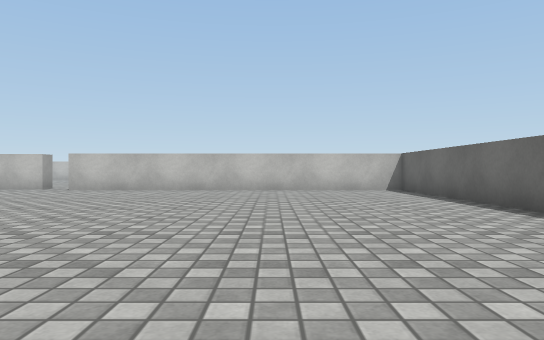
View 1 (above)

24 first-person views from a walk through a scene from a Unity 3-D project. The camera is 0.55 m above the floor, looks level and sees 70° across. The floor is counted in squares, 1 m on a side. Each view is taken from the middle of a square. On the plan, view 1 faces up. The plan holds only what a view shows up to about 10 squares ahead; the rest is blank. The place goes on beyond the plan. The player is left out. Surface patterns are stand-ins for the level's own textures.

View 2
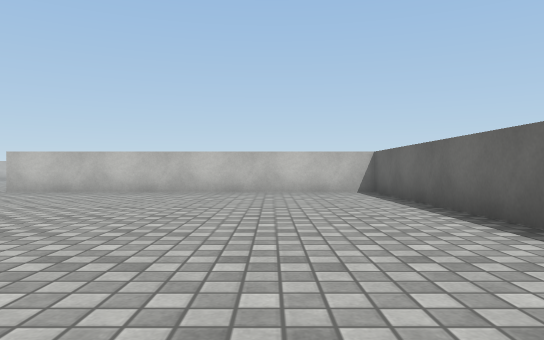

View 3
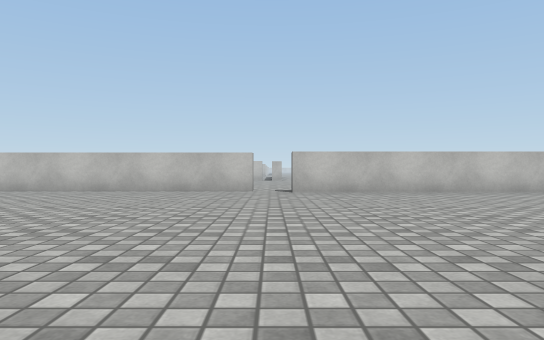

View 4
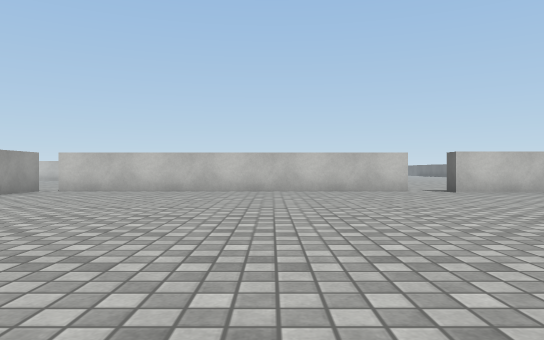

View 5
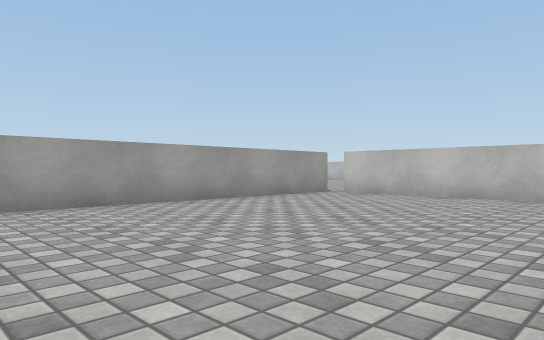

View 6
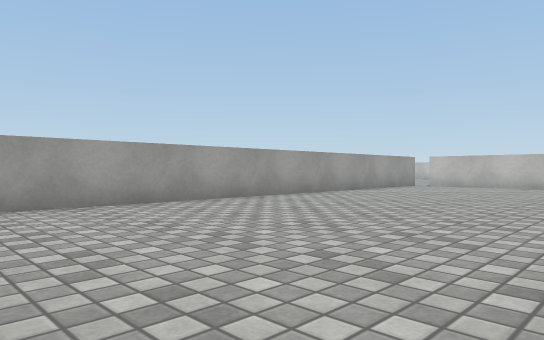

View 7
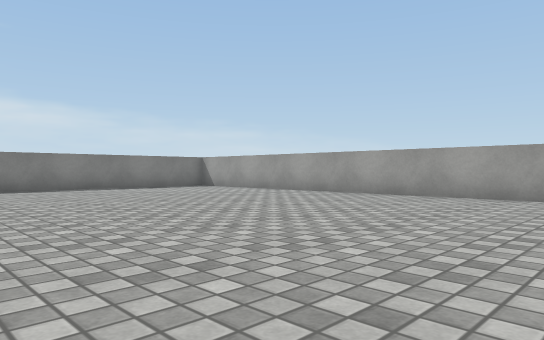

View 8
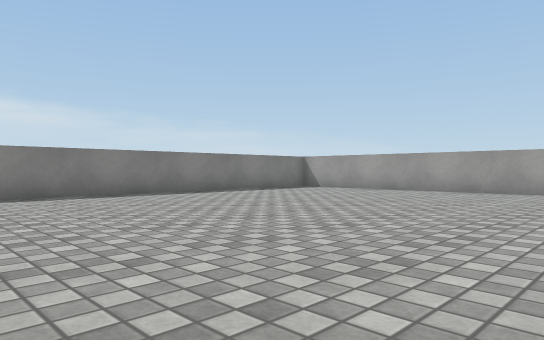

View 9
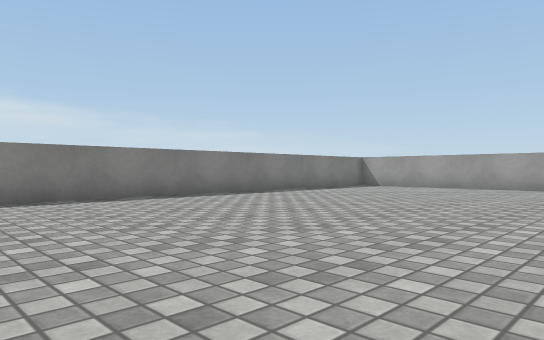

View 10
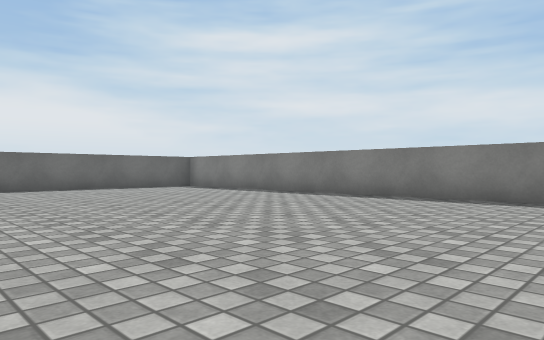

View 11
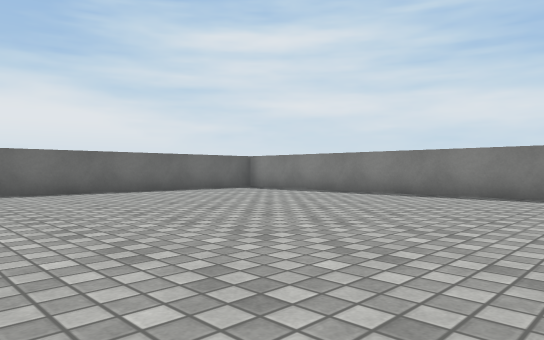

View 12
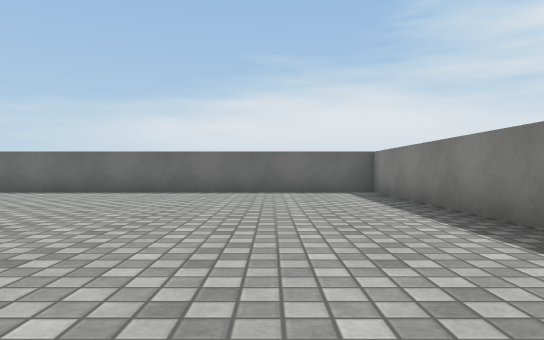

View 13
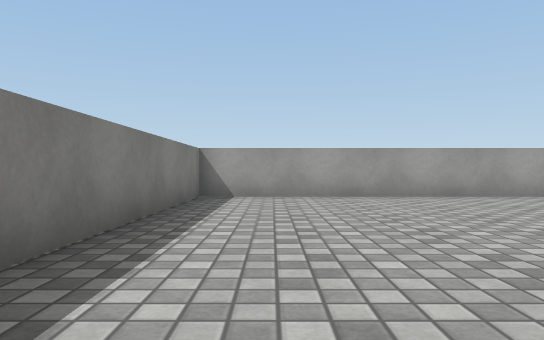

View 14
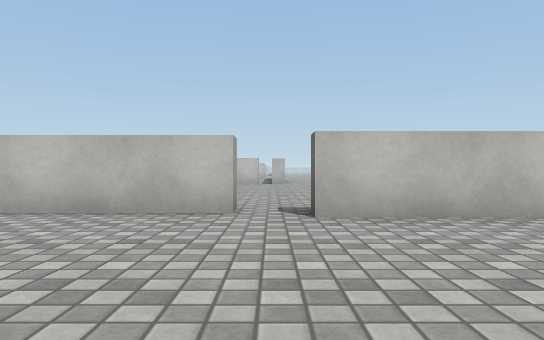

View 15
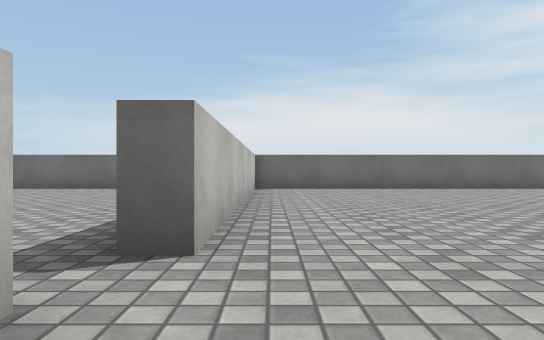

View 16
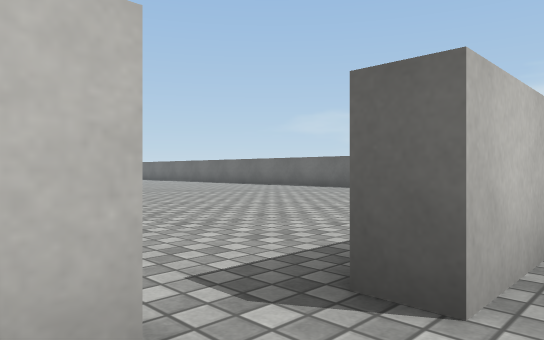

View 17
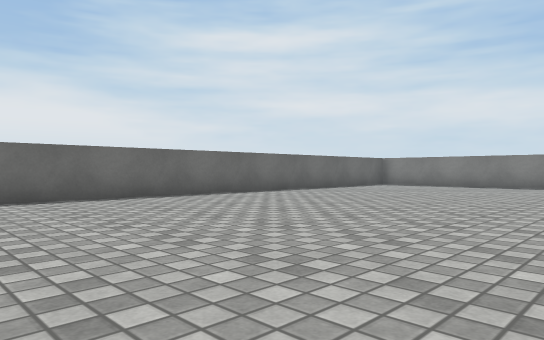

View 18
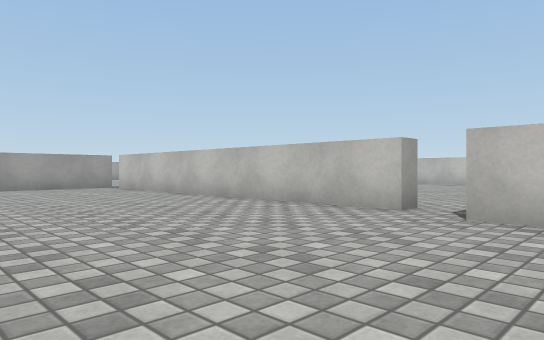

View 19
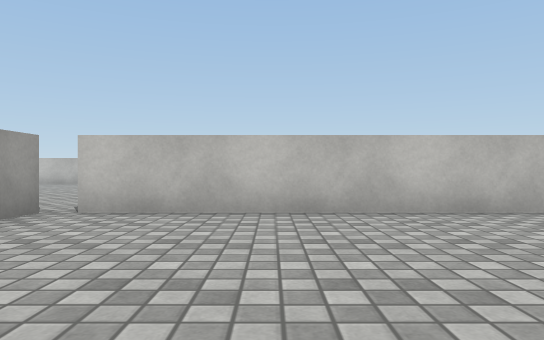

View 20
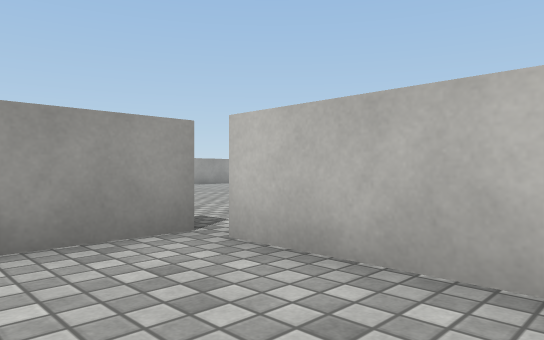

View 21
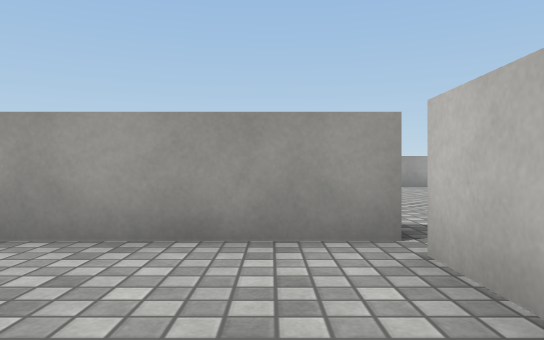

View 22
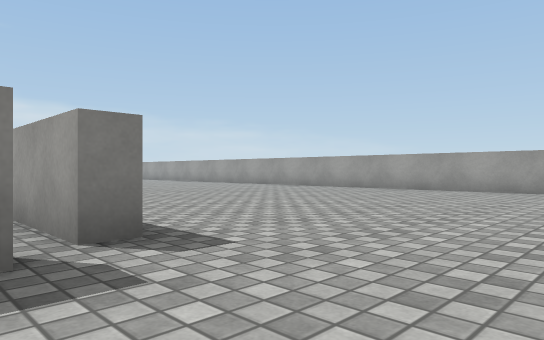

View 23
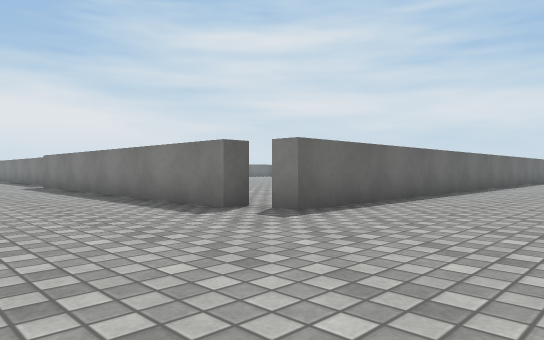

View 24
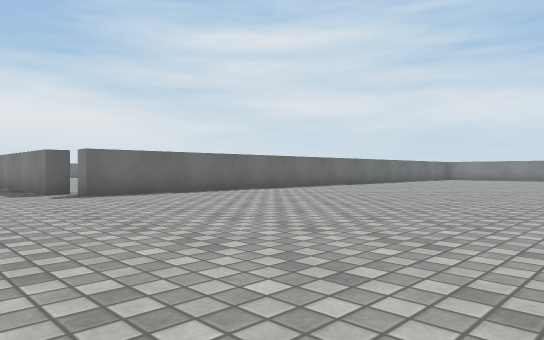

### Floor plan
Points are (right, up) in squares from view 1. A wall is a line through its corners. A room is listed if a view was taken in it or the views show most of it. See-through windows are left out.
Room 1 (views 1, 2, 3, 4, 5, 6, 7, 8, 9, 10, 11, 12, 13, 14, 15, 16, 17, 18, 19, 20, 21)
walls: (-6.5, 11) (-15.5, 11); (-16, 11) (-16, -8.5) (3.5, -8.5) (3.5, 10.5) (-5.5, 10.5)
ways out: opening at (-6, 11) to room 2
Room 2 (views 22, 23, 24)
walls: (-16.5, 4.2) (-16.5, 11) (-16, 11); (-15.5, 11) (-15.5, 11.5) (-9.4, 11.5); (-25.5, 12.2) (-25.5, 10.4); (-6.5, 11.5) (-6.5, 11); (-5.5, 10.5) (-5.5, 11)
ways out: opening at (-6, 11) to room 1

Positions as (right, up) in squares from view 1, and headings:
1: (0, 0), facing up
2: (1, 1), facing up
3: (-6, 1), facing up
4: (-10, 1), facing up
5: (-10, 3), facing up-left
6: (-10, -2), facing up-left
7: (-8, 3), facing down-left
8: (-6, 0), facing down-left
9: (-4, -1), facing down-left
10: (-8, -1), facing down-right
11: (-6, 0), facing down-right
12: (-6, -6), facing right
13: (-8, -7), facing left
14: (-6, 6), facing up
15: (-8, 10), facing right
16: (-7, 10), facing up-right
17: (-4, 5), facing down-right
18: (-4, 6), facing up-left
19: (-13, 6), facing up
20: (-13, 9), facing up-left
21: (-13, 10), facing left
22: (-15, 14), facing down-left
23: (-20, 15), facing down-right
24: (-25, 14), facing down-right
